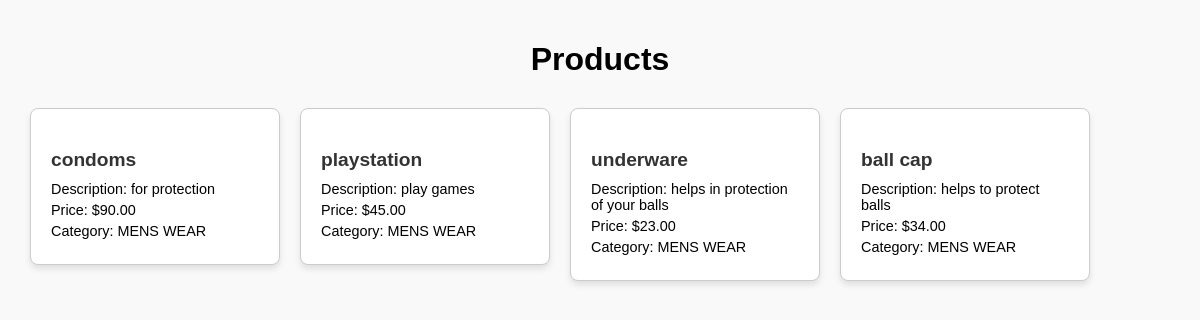
Screenshot of /products/ with the database file from the repository.
### case/models.py (models this page shows, shortened)
class Product(models.Model):
    name = models.CharField(max_length=200)
    description = models.TextField()
    price = models.DecimalField(max_digits=10, decimal_places=2)
    category = models.ForeignKey(Category, on_delete=models.CASCADE)

class Category(models.Model):
    name = models.CharField(max_length=100)

### case/views.py (the view)
# urls.py: path('products/', views.product_list, name='product_list'),
def product_list(request):
    products = Product.objects.all()
    return render(request, 'product_list.html',{'products':products})

### case/templates/product_list.html (shortened to what this page needs)
<!DOCTYPE html>
<html>
<head>
</head>
<body>
    <h1>Products</h1>
        {% for product in products %}
        <div class="product-card">
            <h3><a href="/products/{{ product.id }}/">{{ product.name }}</a></h3>
            <p>Description: {{ product.description }}</p>
            <p>Price: ${{ product.price }}</p>
            <p>Category: {{ product.category.name }}</p>
        </div>
    {% endfor %}
</body>
</html>

### case/templates/product_list.html (style rules this page uses)
body { font-family: Arial, sans-serif; margin: 0; padding: 20px; background-color: #f9f9f9; }
h1 { text-align: center; margin-bottom: 20px; }
.product-card { border: 1px solid #ccc; padding: 20px; margin: 10px; width: 250px; float: left; box-sizing: border-box; background-color: #fff; border-radius: 8px; box-shadow: 0 4px 6px rgba(0, 0, 0, 0.1); }
.product-card h3 { font-size: 1.2em; margin-bottom: 10px; }
.product-card p { font-size: 0.9em; margin: 0; margin-bottom: 5px; }
.product-card a { text-decoration: none; color: #333; }

### rows the page displays
Product: name "condoms", description "for protection", price "90.00", category.name "MENS WEAR"
Product: name "playstation", description "play games", price "45.00", category.name "MENS WEAR"
Product: name "underware", description "helps in protection of your balls", price "23.00", category.name "MENS WEAR"
Product: name "ball cap", description "helps to protect balls", price "34.00", category.name "MENS WEAR"
